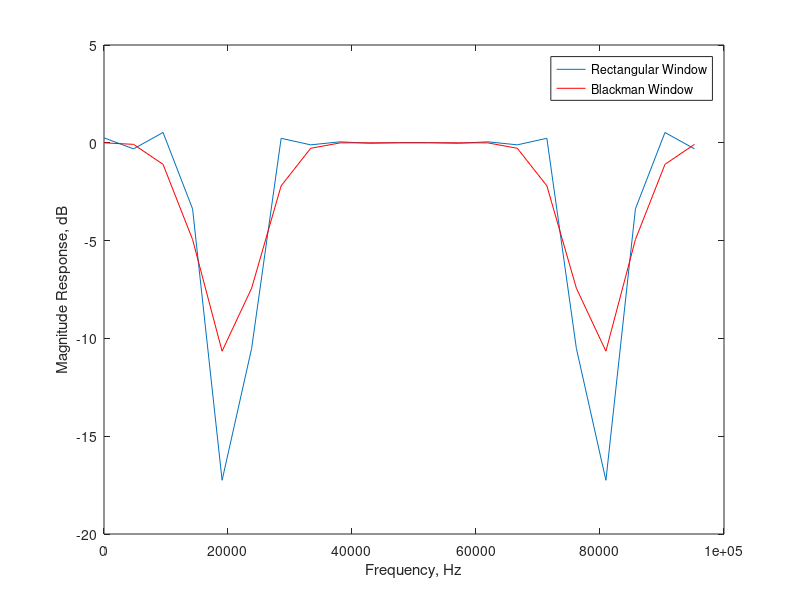

This figure's MATLAB source:
%sampling frequency
fs=100e3;
%cut-off frequency
fl=15e3;
fh=25e3;
fh=fs/2-fh;

%digital cut-off frequency
Omegal = 2*pi*fl/fs;
Omegah = 2*pi*fh/fs;

%length of filter
M=21;
halfM=floor(M/2);
%discrete time index
%n=-halfM:halfM;
n=0:M-1;
N=M;
%frequencies
f=0:fs/N:fs-fs/N;
%sinc based impulse response
h=Omegal/pi*sinc((n-halfM)*Omegal/pi)+Omegah/pi*sinc((n-halfM)*Omegah/pi).*cos((n-halfM)*pi);
%blackman window
w=blackman(M)';
%element wise multiplication with the sinc function
blackmanh=h.*w;
%visually compare time domain sinc based impulse response 
%with hamming windowed sinc function
plot(n,h,'DisplayName','Rectangular Window')
hold on
plw=plot(n,blackmanh,'r','DisplayName','Blackman Window')
hold off
xlabel('Time Index, n')
ylabel('Impulse Response Amplitude')
legend

%wait for window to close before going to next part of code  
waitfor(plw)

%
%DFTs and magnitude responses 
H=fft(h);
HmagdB=20*log10(abs(H));

BlackmanH=fft(blackmanh);
BlackmanHmagdB=20*log10(abs(BlackmanH));

plot(f,HmagdB,'DisplayName','Rectangular Window')
hold on
plot(f,BlackmanHmagdB,'r','DisplayName','Blackman Window')
hold off
xlabel('Frequency, Hz')
ylabel('Magnitude Response, dB')
legend
